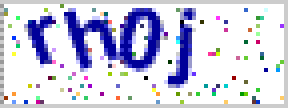
#> input picture code_train/train_data_full/0.png, 72 x 27 px (shown 4 times larger); its folder holds only this picture in this run
$ python split_code_imgs.py
#> lines starting #> are read from the running program, lines starting #| are printed output that depends on the picture
# -*- coding: utf-8 -*-
"""
Created on 2018/5/20

@author: susmote
"""

import os
from PIL import Image


def img_to_single(train_data_full__folder, train_data_single_folder):
    """
    将完整验证码图片切分成单个字符的图片
    :param train_data_full__folder: 完整图片文件夹，图片事先通过request批量抓取
    :param train_data_single_folder: 切分后图片保存文件夹
    :return: None
    """
#> called with train_data_full__folder = '../train_data_full', train_data_single_folder = '../train_data_single'
    images = os.listdir(train_data_full__folder)
    for img in images:
        image = Image.open('%s/%s' % (train_data_full__folder, img)).convert("L")
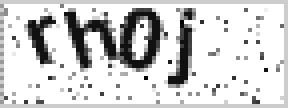
#> image: PIL image 72x27 L (shown 4 times larger); min 0, max 255, mean 208.9
        x_size, y_size = image.size  # 72 27
#> x_size = 72; y_size = 27
        print(image.size)
#| (72, 27)
        y_size -= 5 # 22
#> y_size = 22
        print(y_size)
#| 22
        # y from 1 to y_size-5
        # x from 4 to x_size-18
        piece = (x_size-24) / 8
#> piece = 6
        centers = [4+piece*(2*i+1) for i in range(4)]
#> centers = [10, 22, 34, 46]
        pre = img.split('.')[0]
        for i, center in enumerate(centers):
            image.crop(
                (center-(piece+2), 1, center+(piece+2), y_size)
            ).save(
                '%s/%s-%s.png' % (train_data_single_folder, pre, i)
            )
#> this loop made 4 passes
#> pass 1, in img_to_single, `image.crop( (center-(piece+2), 1, center+(piece+2), y_size) ).save( '%..`:
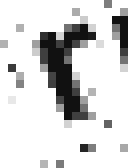
#> saved as 0-0.png: PIL image 16x21 L (shown 8 times larger); min 17, max 255, mean 213.5
#> pass 2, in img_to_single, `image.crop( (center-(piece+2), 1, center+(piece+2), y_size) ).save( '%..`:
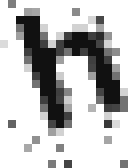
#> saved as 0-1.png: PIL image 16x21 L (shown 8 times larger); min 17, max 255, mean 190.6


img_to_single('../train_data_full', '../train_data_single')

$ run again, on code_train/train_data_full/113.png
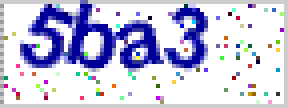
#> input picture code_train/train_data_full/113.png, 72 x 27 px (shown 4 times larger)
#| (72, 27)
#| 22
#> the loop in img_to_single, `for i, center in enumerate(centers):` made 4 passes
#> pass 1, in img_to_single, `image.crop( (center-(piece+2), 1, center+(piece+2), y_size) ).save( '%..`:
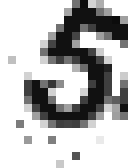
#> saved as 113-0.png: PIL image 16x21 L (shown 8 times larger); min 12, max 255, mean 185.7
#> pass 2, in img_to_single, `image.crop( (center-(piece+2), 1, center+(piece+2), y_size) ).save( '%..`:
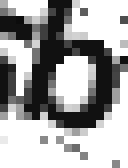
#> saved as 113-1.png: PIL image 16x21 L (shown 8 times larger); min 12, max 255, mean 164.8

$ run again, on code_train/train_data_full/116.png
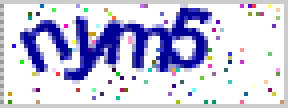
#> input picture code_train/train_data_full/116.png, 72 x 27 px (shown 4 times larger)
#| (72, 27)
#| 22
#> the loop in img_to_single, `for i, center in enumerate(centers):` made 4 passes
#> pass 1, in img_to_single, `image.crop( (center-(piece+2), 1, center+(piece+2), y_size) ).save( '%..`:
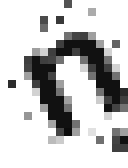
#> saved as 116-0.png: PIL image 16x21 L (shown 8 times larger); min 12, max 255, mean 199.1
#> pass 2, in img_to_single, `image.crop( (center-(piece+2), 1, center+(piece+2), y_size) ).save( '%..`:
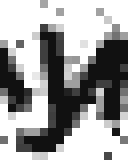
#> saved as 116-1.png: PIL image 16x21 L (shown 8 times larger); min 17, max 255, mean 163.8
